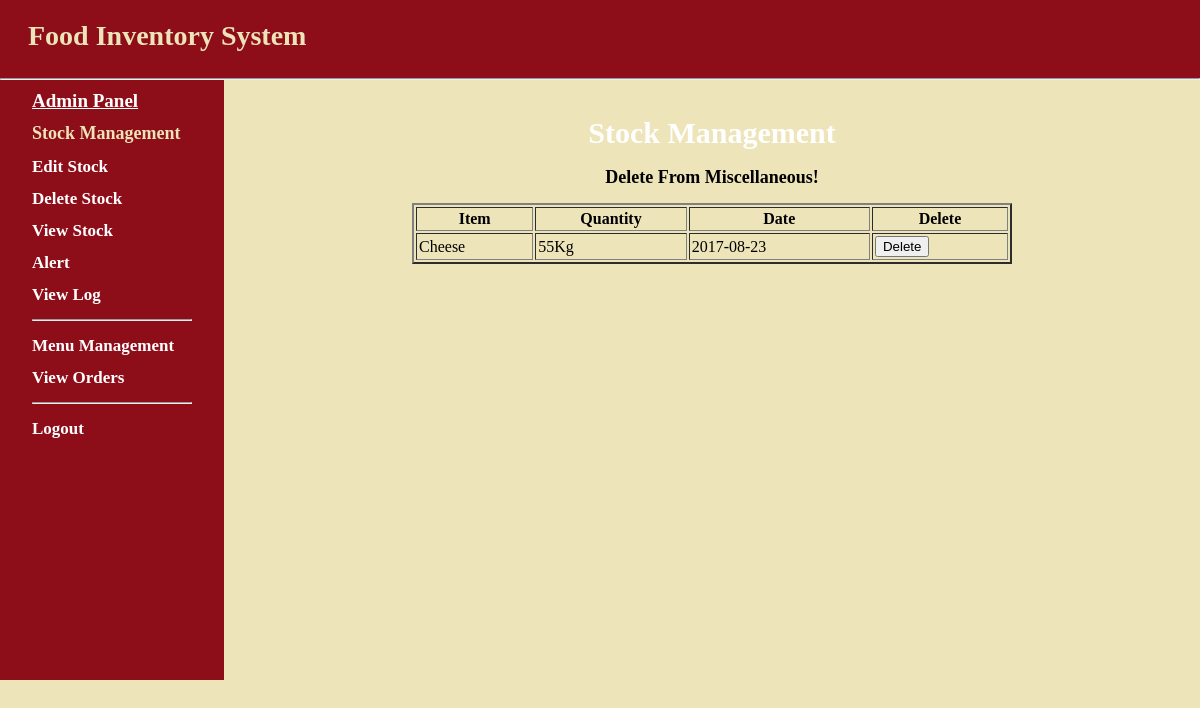
The page /Miscellaneous.php on the database its author committed.
### tables this page shows
CREATE TABLE IF NOT EXISTS `list` (
  `SN` int(11) NOT NULL AUTO_INCREMENT,
  `Item` varchar(50) NOT NULL,
  `Quantity` float NOT NULL,
  `Unit` varchar(50) NOT NULL,
  `Category` varchar(50) NOT NULL,
  `Date` date NOT NULL,
  `Rate` float NOT NULL,
  PRIMARY KEY (`SN`)
);

### public/Miscellaneous.php (the view)
<html>
<head></head>
<body>
<?php
include("index.php");
$con=mysqli_connect('127.0.0.1','root','');
mysqli_select_db($con,'foodinventory');
$sql="SElECT *FROM list where Category='Miscellaneous'";
$records=mysqli_query($con,$sql);
?>
<div id="main">
    <div id="navigation">
    <h1 style="text-align: left; font-family: Lucida Calligraphy; font-size:19px ;"><b><u><a href="admin.php">Admin Panel</a></u></b></h1>
<p style="font-size:18px; font-family: Minion Pro Med; color:#EEE4B9;"><b>Stock Management</b></p>
<p style="font-size: 17px; font-family:Minion Pro Med;"><a href="insert.php" ><b>Edit Stock</b></a></p>
<p style="font-size: 17px; font-family:Minion Pro Med;"><a href="delete_item.php" ><b>Delete Stock</b></a></p>
<p style="font-size: 17px; font-family:Minion Pro Med;"><a href="up2.php" ><b>View Stock</b></a></p>
<p style="font-size: 17px; font-family:Minion Pro Med;"><a href="thre.php" ><b>Alert</b></a></p>
<p style="font-size: 17px; font-family:Minion Pro Med;"><a href="log_search.php" ><b>View Log</b></a></p>
<hr />
<p style="font-size:17px; font-family: Minion Pro Med;"><a href="menupanel.php"><b>Menu Management</b> </a></p>
<p style="font-size:17px; font-family: Minion Pro Med;"><a href="display_order.php"><b>View Orders</b> </a></p>
<hr />
<p style="font-size: 17px; font-family:Minion Pro Med;"><a href="home.php"><b>Logout</b></a></p>
</div>
<br/>
<p style="text-align:center; font-size:30px; font-family: Calibri ; color:white "><b>Stock Management</b></p>
<p style="text-align: left; font-family: Lucida Calligraphy; font-size:18px; text-align:center;"><b>Delete From Miscellaneous!</b></p>
<table width="600px" border="2" cellpadding="2" cellspacing="2" align="center">
	<tr>
	<th>Item</th>
	<th>Quantity</th>
	<th>Date</th>
	<th>Delete</th>
	</tr>
	<?php
	while($row=mysqli_fetch_array($records))
	{
		echo "<tr>";
		echo "<td>".$row['Item']."</td>";
			echo "<td>".$row['Quantity'].$row['Unit']."</td>";
			echo "<td>".$row['Date']."</td>";
		echo "<td><a href=delete.php?id=".$row['SN']."><input type=Submit value=Delete></a></td>";
	}
	?>
</table>
<div>
<br/>
</div>
</div>
<br/>
<br/>
</body>
</html>

### public/stylesheets/basic1.css (style rules this page uses)
html { height:100%; width:100% }
body { width:100%; height:100%; margin:0; padding:0; border:0; font-family:Verdana,Arial,Helvetica,sans-serif,harrington; font-size:13px; line-height:15px; background: #EEE4B9; background-image: }
a { color:#8D0D19 }
#main { height:600px; width:100%; margin:0; padding:0; background:#EEE4B9; font-family:Cambria; font-size: 20px;; }
#navigation { float:left; width:160px; height:100%; margin:0; padding:0 2em; color:white; background:#8D0D19; font-size: 16px; text-align: left; }
#navigation a { color:white; text-decoration: none; }

### rows shown on the page
list: Item "Cheese", Quantity "55", Unit "Kg", Date "2017-08-23"
